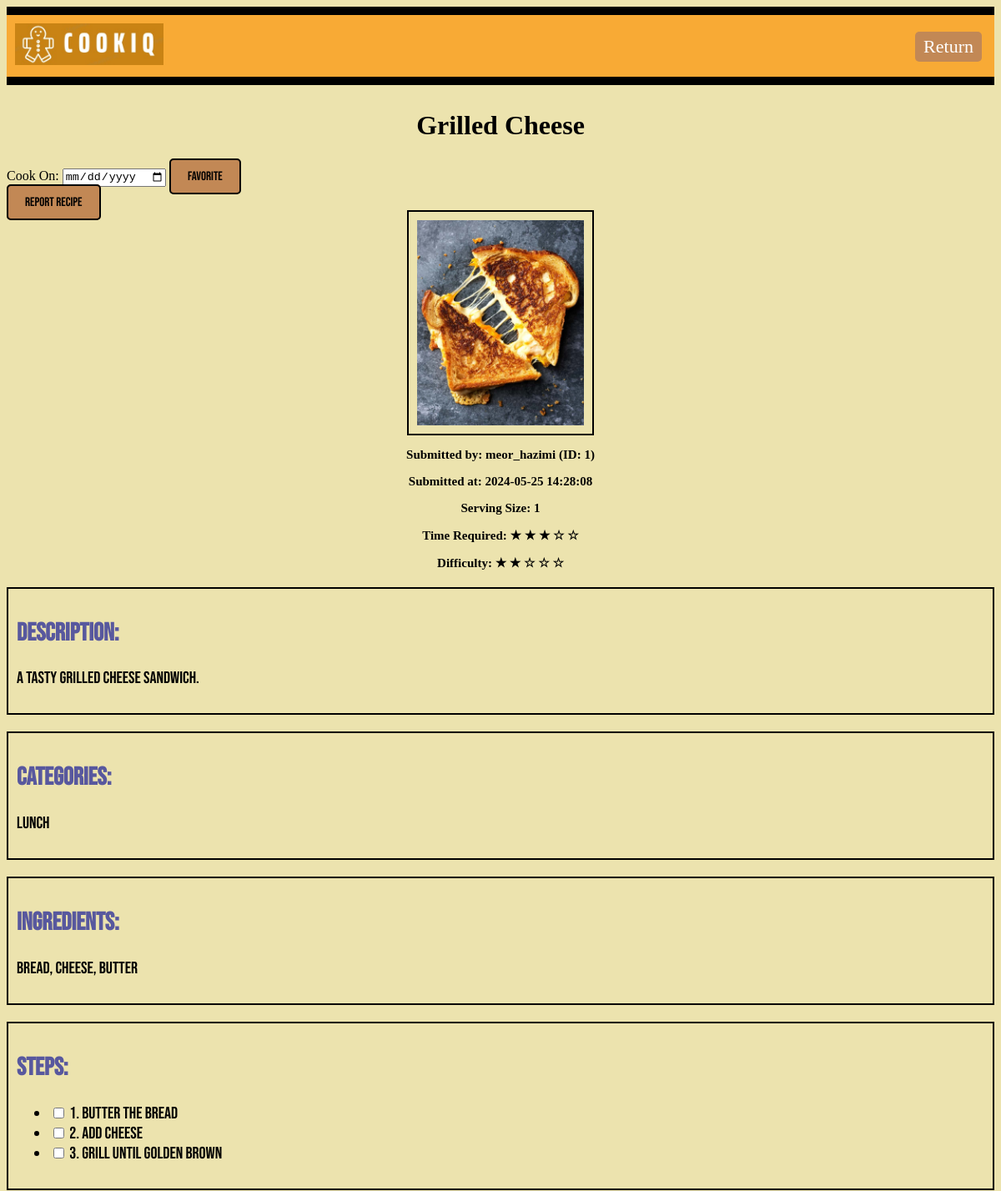
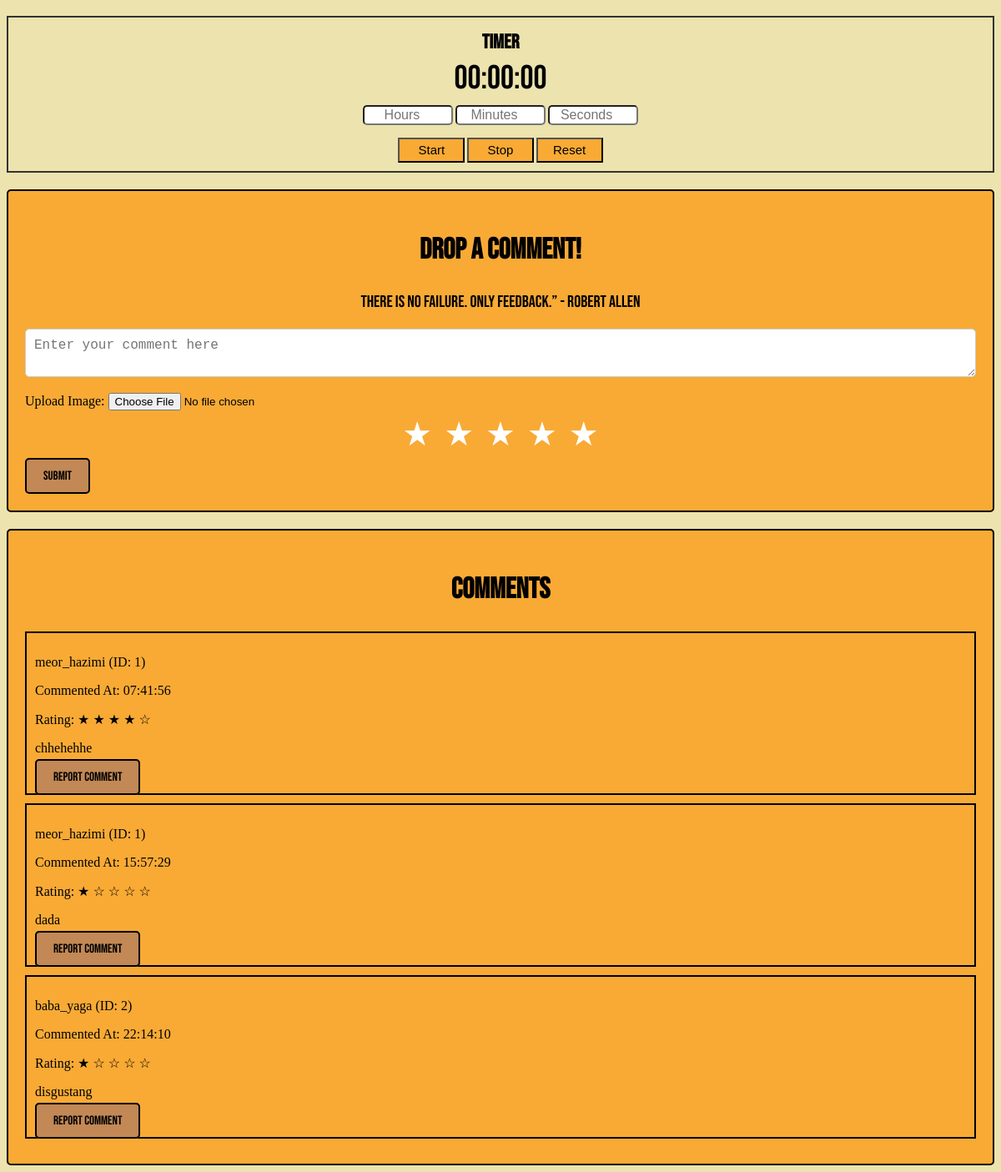
The app's page /user/5/recipe/1?source=browse_recipe (signed in) with its own data (2 pictures, top to bottom).
### models.py (models this page shows, shortened)
class Recipe(db.Model):
    id = db.Column(db.Integer, primary_key=True)
    recipe_name = db.Column(db.String(100), nullable=False)
    description = db.Column(db.Text, nullable=False)
    ingredients = db.Column(db.Text, nullable=False)
    steps = db.Column(db.Text, nullable=False)
    difficulty = db.Column(db.Integer, nullable=False)
    time_required = db.Column(db.Integer, nullable=False)
    serving_size = db.Column(db.Integer, nullable=False)
    submitted_at = db.Column(db.DateTime(timezone=True), default=lambda: datetime.now(timezone('Asia/Kuala_Lumpur')))
    approved = db.Column(db.Boolean, default=False)
    user_id = db.Column(db.Integer, db.ForeignKey('user.id', name='fk_recipe_user'), nullable=False)
    image_path = db.Column(db.String(255))  # Path to the image file
    submitted_by = db.Column(db.String(100), nullable=False)
    comments = db.relationship('Comment', backref='recipe', cascade="all, delete-orphan", lazy=True)
    reports = db.relationship('Report', back_populates='recipe', cascade="all, delete-orphan")
    categories = db.relationship('Category', secondary=recipe_category_association, backref=db.backref('recipes', lazy='dynamic'))

class Category(db.Model):
    id = db.Column(db.Integer, primary_key=True)
    name = db.Column(db.String(100), nullable=False, unique=True)
    group_id = db.Column(db.Integer, db.ForeignKey('category_group.id', name='fk_category_group'), nullable=True)

class Comment(db.Model):
    id = db.Column(db.Integer, primary_key=True)
    comment = db.Column(db.Text, nullable=False)
    rating = db.Column(db.Integer, nullable=False)
    image_url = db.Column(db.String(255))
    submitted_by = db.Column(db.String(100), nullable=False)
    commented_at = db.Column(db.DateTime(timezone=True), default=lambda: datetime.now(timezone('Asia/Kuala_Lumpur')))
    recipe_id = db.Column(db.Integer, db.ForeignKey('recipe.id', name='fk_comment_recipe'), nullable=False)
    user_id = db.Column(db.Integer, db.ForeignKey('user.id', name='fk_comment_user'), nullable=False)
    reports = db.relationship('Report', back_populates='comment', cascade="all, delete-orphan")

### main.py (the view)
@app.route("/user/<int:user_id>/recipe/<int:recipe_id>")
def recipe(user_id, recipe_id):
    if "user_id" not in session or session["user_id"] != user_id:
        return redirect(url_for("login"))
    user = User.query.get_or_404(user_id)
    recipe = Recipe.query.get_or_404(recipe_id)
    comments = Comment.query.filter_by(recipe_id=recipe_id).all()
    favourite_recipe = FavouriteRecipe.query.filter_by(user_id=user_id, recipe_id=recipe_id).first()
    favourited_recipe_ids = [fr.recipe_id for fr in FavouriteRecipe.query.filter_by(user_id=user_id).all()]
    source = request.args.get('source', 'browse_recipe')
    return render_template("recipe.html", user=user, recipe=recipe, favourite_recipe=favourite_recipe, favourited_recipe_ids=favourited_recipe_ids, comments=comments, source=source)

### templates/recipe.html (shortened to what this page needs)
<!DOCTYPE html>
<html>
<head>
    <link rel="stylesheet" type="text/css" href="{{ url_for('static', filename='Recipe.css') }}">
</head>
<body>
    <div class="header">
        <img style="height: 50px;" src="{{ url_for('static', filename='Logo_CookiQ.jpeg') }}" alt="Logo_CookiQ">
        {% if source == 'favouritedrecipe' %}
            <a href="{{ url_for('favouritedrecipe', user_id=user.id, recipe_id=recipe.id) }}" class="Return">Return</a>
        {% elif source == 'browse_recipe' %}
            <a href="{{ url_for('browse_recipes', user_id=user.id, recipe_id=recipe.id) }}" class="Return">Return</a>
        {% elif source == 'submitted_recipes' %}
            <a href="{{ url_for('submitted_recipes', user_id=user.id, recipe_id=recipe.id) }}" class="Return">Return</a>
        {% endif %}
    </div>
    {% include '_flashes.html' %}
    <h1 class="recipe-title">{{ recipe.recipe_name }}</h1>
    <form action="{{ url_for('favorite_recipe', user_id=user.id, recipe_id=recipe.id, source=source) }}" method="POST">
        <label for="cook_on">Cook On:</label>
        <input type="date" id="cook_on" name="cook_on" value="{{ favourite_recipe.cook_on.strftime('%Y-%m-%d') if favourite_recipe and favourite_recipe.cook_on else '' }}">
        <button type="submit" class="submit-button">{{ 'Unfavorite' if recipe.id in favourited_recipe_ids else 'Favorite' }}</button>
    </form>
    {% if recipe.user_id != user.id %}
        <a href="{{ url_for('report_recipe', user_id=user.id, recipe_id=recipe.id) }}" class="report-button">Report Recipe</a>
    {% endif %}
    <div class="recipe-photo-container">
        <img src="/static/{{ recipe.image_path }}" class="recipe-photo" alt="Recipe Photo" style="max-width: 200px;">
        <div  class="submitted-by-date">
            <p>Submitted by: {{ recipe.submitted_by }}</p>
            <p>Submitted at: {{ recipe.submitted_at }}</p>
            <p>Serving Size: {{ recipe.serving_size }}</p>
            <p>Time Required:
                {% for i in range(recipe.time_required) %}
                    &#9733;
                {% endfor %}
                {% for i in range(5 - recipe.time_required) %}
                    &#9734;
                {% endfor %}
            </p>
            <p>Difficulty:
                {% for i in range(recipe.difficulty) %}
                    &#9733;
                {% endfor %}
                {% for i in range(5 - recipe.difficulty) %}
                    &#9734;
                {% endfor %}
            </p>
        </div>
    </div>
    <div class="recipe-details">
        <h2>Description:</h2>
        <p>{{ recipe.description }}</p>
    </div>
    <div class="recipe-details">
        <h2>Categories:</h2>
        <p>
            {% for category in recipe.categories %}
                {{ category.name }}{% if not loop.last %}, {% endif %}
            {% endfor %}
        </p>
    </div>
    <div class="recipe-details">
        <h2>Ingredients:</h2>
        <p>{{ recipe.ingredients }}</p>
    </div>
    <div class="recipe-details">
        <h2>Steps:</h2>
        <ul>
            {% for step in recipe.steps.split('\n') %}
                {% if step %}
                    <li>
                        <input type="checkbox" id="step{{ loop.index }}" name="step{{ loop.index }}">
                        <label for="step{{ loop.index }}">{{ step }}</label>
                    </li>
                {% endif %}
            {% endfor %}
        </ul>
    </div>
    <div class="timer-container">
        <h2>Timer</h2>
        <p id="timer">00:00:00</p>
        <div>
            <input type="number" id="hours" min="0" placeholder="Hours">
            <input type="number" id="minutes" min="0" max="59" placeholder="Minutes">
            <input type="number" id="seconds" min="0" max="59" placeholder="Seconds">
        </div>
        <div>
            <button onclick="startCountdown()">Start</button>
            <button onclick="stopCountdown()">Stop</button>
            <button onclick="resetCountdown()">Reset</button>
        </div>
    </div>
    <div class="comment-box">
        <h2>Drop A Comment!</h2>
        <p>There is no failure. Only feedback.” - Robert Allen</p>
        <form action="{{ url_for('submit_comment', user_id=user.id, recipe_id=recipe.id) }}" method="post" enctype="multipart/form-data">
            <textarea name="comment" placeholder="Enter your comment here" class="input-field"></textarea>
            <label for="image">Upload Image:</label>
            <input type="file" name="image" accept="image/*" >
            <div class="rating">
                <label for="star5"></label>
                <label for="star4"></label>
                <label for="star3"></label>
                <label for="star2"></label>
                <label for="star1"></label>
            </div>
            <input type="submit" value="SUBMIT" class="submit-button">
        </form>
    </div>
    <div class="comment-section">
        <h2>Comments</h2>
        {% for comment in comments %}
        <div class="comment">
            <div class="comment-content">
                <p>{{ comment.submitted_by }}</p>
                <p>Commented At: {{ comment.commented_at.strftime('%H:%M:%S') }}</p>
                <p>Rating:
                    {% for i in range(comment.rating) %}
                        &#9733;
                    {% endfor %}
                    {% for i in range(5 - comment.rating) %}
                        &#9734;
                    {% endfor %}
                </p>
                <p>{{ comment.comment }}</p>
                {% if comment.user_id != user.id %}
                    <a href="{{ url_for('report_comment', user_id=user.id, comment_id=comment.id, recipe_id=recipe.id) }}" class="report-button">Report Comment</a>
                {% endif %}
            </div>
        </div>
        {% endfor %}
    </div>
</body>
</html>

### static/Recipe.css (style rules this page uses)
body { background-color: #ece3ae; }
.header { padding: 10px; background-color: #f8aa35; border-top: 10px solid #000; border-bottom: 10px solid #000; margin-bottom: 20px; position: relative; }
.Return { position: absolute; top: 20px; right: 15px; padding: 5px 10px; border-radius: 5px; text-align: center; background-color: #c28855; color: #fff; text-decoration: none; cursor: pointer; font-size: 22px; font-weight: 300; transition: background-color 0.3s; z-index: 1; }
.recipe-title { text-align: center; margin-top: 30px; }
.recipe-photo-container { text-align: center; margin-bottom: 20px; }
.recipe-photo { display: block; margin: 0 auto; border: 2px solid #000; padding: 10px; max-width: 100%; height: auto; }
.submitted-by-date { font-weight: bold; font-size: 15px; }
.recipe-details { font-family: 'Bebas Neue', sans-serif; border: 2px solid #000; padding: 10px; margin-bottom: 20px; font-size: 20px; }
.recipe-details h2 { color: rgb(88, 88, 158); font-size: 30px; }
.comment-box { background-color: #f8aa35; border: 2px solid #000; border-radius: 5px; padding: 20px; margin-top: 20px; }
.comment-box h2 { text-align: center; font-family: 'Bebas Neue', sans-serif; font-size: 35px; }
.comment-box p { text-align: center; font-family: 'Bebas Neue', sans-serif; font-size: 20px; }
.input-field { width: 100%; padding: 10px; margin-bottom: 15px; border: 1px solid #ccc; border-radius: 5px; box-sizing: border-box; font-size: 16px; }
.rating { unicode-bidi: bidi-override; direction: rtl; text-align: center; }
.rating > label { display: inline-block; padding: 5px; font-size: 40px; color: #ffffff; cursor: pointer; }
.rating > label:before { content: "\2605"; }
.submit-button, .delete-button, .report-button { padding: 10px 20px; background-color: #c28855; border: 2px solid #000000; border-radius: 5px; cursor: pointer; text-align: center; font-family: 'Bebas Neue', sans-serif; font-size: 15px; transition: background-color 0.3s; z-index: 1; }
.report-button { text-decoration: none; color: black; }
.comment-section { background-color: #f8aa35; border: 2px solid #000; border-radius: 5px; padding: 20px; margin-top: 20px; }
.comment-section h2 { text-align: center; font-family: 'Bebas Neue', sans-serif; font-size: 35px; }
.comment { border: 2px solid #000000; padding: 10px; margin-bottom: 10px; }
.timer-container { border: 2px solid #333; padding: 10px; text-align: center; font-family: 'Bebas Neue', sans-serif; }
.timer-container p { font-size: 40px; margin-top: 5px; margin-bottom: 5px; }
.timer-container h2 { margin-bottom: 5px; margin-top: 5px; }
.timer-container button { width: 80px; height: 30px; background-color: #f8aa35; transition: background-color 0.3s; font-size: 15px; }
.timer-container input { margin-top: 3px; margin-bottom: 15px; width: 100px; font-size: 16px; border-radius: 5px; text-align: center; }

### records on screen
Recipe: recipe_name "Grilled Cheese", image_path (picture), submitted_by "meor_hazimi (ID: 1)", submitted_at "2024-05-25 14:28:08", serving_size "1", time_required 3 (drawn), difficulty 2 (drawn), description "A tasty grilled cheese sandwich.", ingredients "Bread, Cheese, Butter"
Category: name "Lunch"
Comment: submitted_by "meor_hazimi (ID: 1)", commented_at "07:41:56", rating 4 (drawn), comment "chhehehhe"
Comment: submitted_by "meor_hazimi (ID: 1)", commented_at "15:57:29", rating 1 (drawn), comment "dada"
Comment: submitted_by "baba_yaga (ID: 2)", commented_at "22:14:10", rating 1 (drawn), comment "disgustang"

### other values on screen
{{ 'Unfavorite' if recipe.id in favourited_recipe_ids else 'Favorite' }} "Favorite"
{{ step }} "1. Butter the bread" "2. Add cheese" "3. Grill until golden brown"
